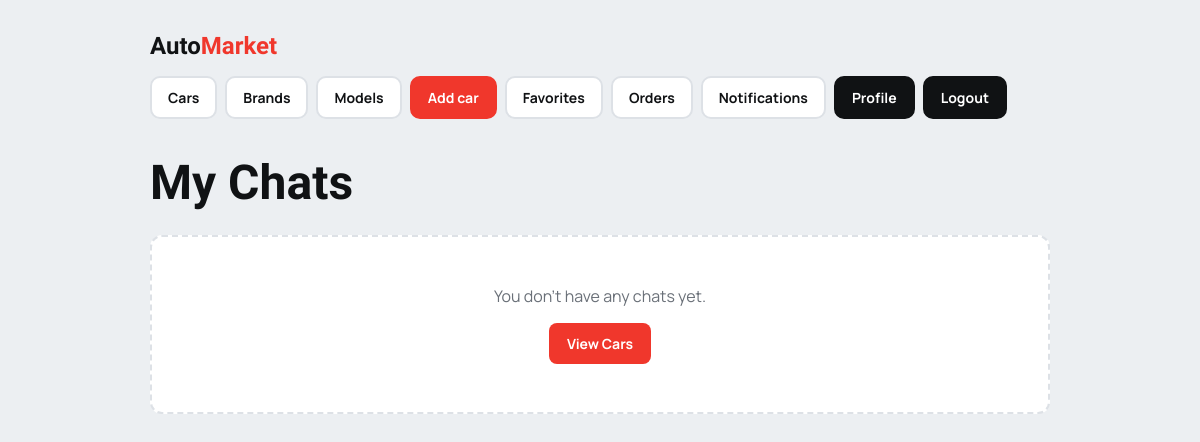
The page /chats/ (signed in) on the database as committed earlier.
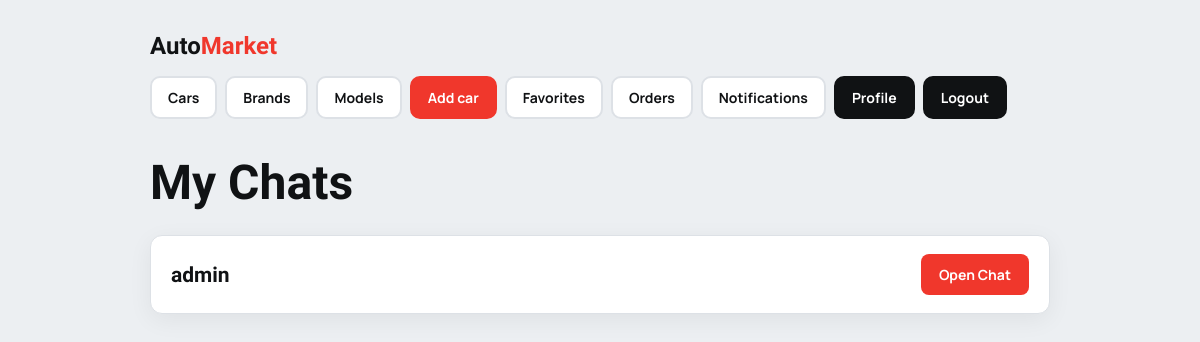
The same page on the database as committed later.
### users/models.py (models this page shows, shortened)
class Chat(models.Model):
    user1 = models.ForeignKey( User, on_delete=models.CASCADE, related_name="chats_as_user1")
    user2 = models.ForeignKey( User, on_delete=models.CASCADE, related_name="chats_as_user2")
    created_at = models.DateTimeField(auto_now_add=True)

class User(AbstractUser):
    phone = models.CharField(max_length=20,blank=True)

### users/views.py (the view)
# urls.py: path("chats/",MyChatsView.as_view(),name="my_chats"),
class MyChatsView(LoginRequiredMixin, ListView):
    model = Chat
    template_name = "cars/my_chats.html"
    context_object_name = "chats"
    def get_queryset(self):
        return Chat.objects.filter(user1=self.request.user) | Chat.objects.filter( user2=self.request.user )

### users/templates/cars/my_chats.html (shortened to what this page needs)
<!DOCTYPE html>
<html lang="ru">
<head>
</head>
<body>
<main class="container">
    <div class="topbar">
        <div class="logo">Auto<b>Market</b></div>
        <nav class="nav">
            <a href="{% url 'cars' %}">Cars</a>
            <a href="{% url 'brands' %}">Brands</a>
            <a href="{% url 'models' %}">Models</a>
            <a class="nav-red" href="{% url 'add_car' %}">Add car</a>
            <a href="{% url 'favorites' %}">Favorites</a>
            <a href="{% url 'my_orders' %}">Orders</a>
            <a href="{% url 'notifications' %}">Notifications</a>
            <a class="nav-dark" href="{% url 'user_detail' request.user.pk %}">Profile</a>
            <a class="nav-dark" href="{% url 'logout' %}">Logout</a>
        </nav>
    </div>
    <header class="header">
        <h1>My Chats</h1>
    </header>
    <div class="chat-list">
        {% for chat in chats %}
            <article class="chat-row">
                {% if chat.user1 == request.user %}
                    <h2>{{ chat.user2.username }}</h2>
                {% else %}
                    <h2>{{ chat.user1.username }}</h2>
                {% endif %}
                <a class="open-btn" href="{% url 'chat' chat.id %}">Open Chat</a>
            </article>
        {% empty %}
            <div class="empty">
                <p>You don't have any chats yet.</p>
                <a href="{% url 'cars' %}">View Cars</a>
            </div>
        {% endfor %}
    </div>
</main>
</body>
</html>

Rows that differ between the two databases and show on the page:
added Chat: user1.username "admin"
Other text that changed with them:
text no longer shown: "You don't have any chats yet. View Cars"
